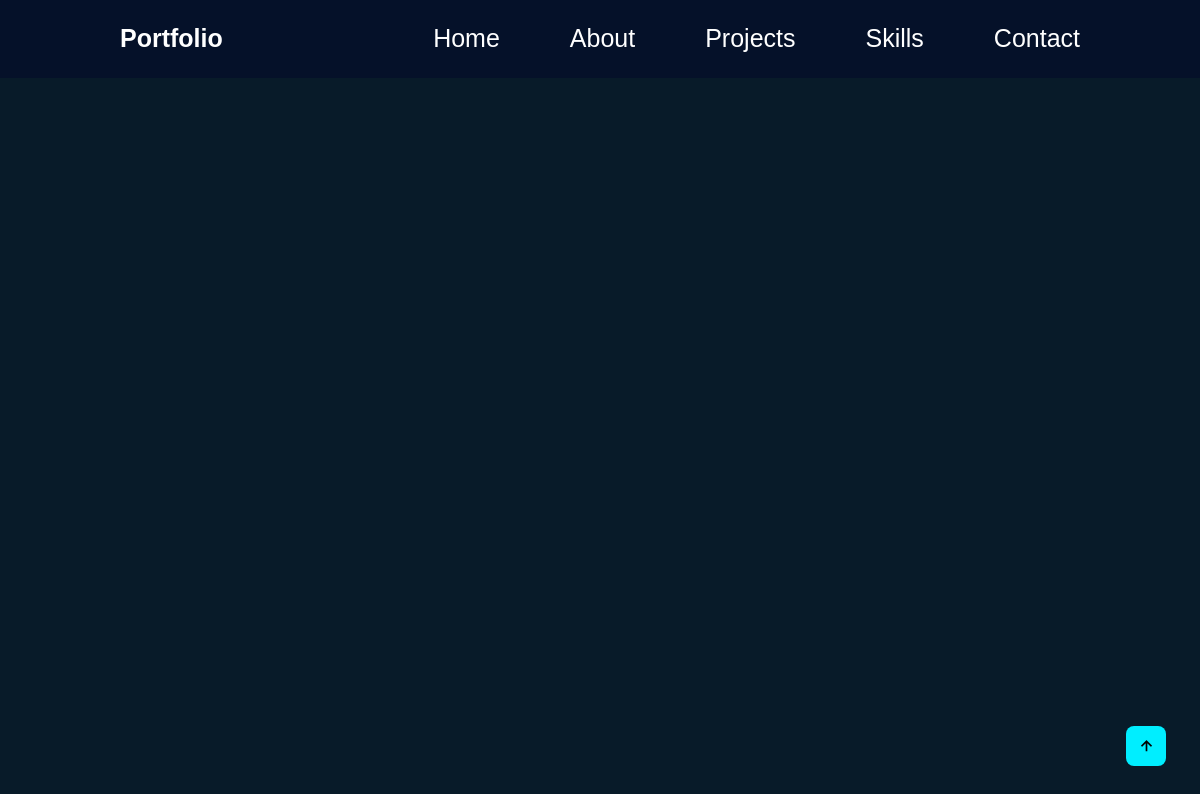
Page /about/ on the earlier database version.
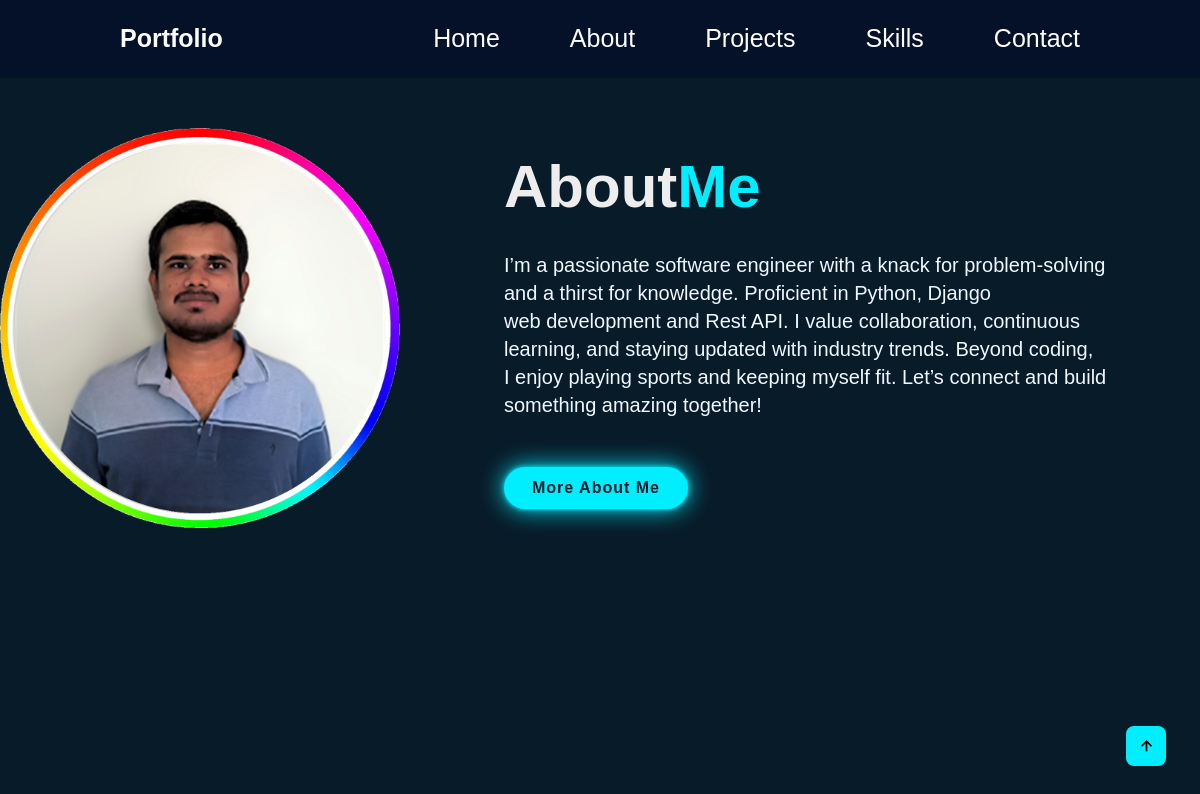
Same page on the later database version.
### portfolio/models.py (models this page shows, shortened)
class Index(models.Model):
    msg_id=models.AutoField(primary_key=True)
    name=models.CharField(max_length=50)
    about1=models.TextField(default="")
    about=models.TextField(default="")
    link1 = models.CharField(max_length=100)
    link2 = models.URLField(blank=True, null=True)
    link3 = models.URLField(blank=True, null=True)
    link4 = models.URLField(blank=True, null=True)
    resume = models.FileField(upload_to='media/pdf/', blank=True, null=True)
    image=models.ImageField(upload_to="img/", default="")

### portfolio/views.py (the view)
# urls.py: path("about/", views.about, name='about'),
def about(request):
    Indexs=Index.objects.all()
    params={'Index':Indexs}
    return render(request, 'about.html',params)

### portfolio/template/about.html (shortened to what this page needs)
{% extends "base.html" %}
{% block body %}
{% load static %}
<section class="about" id="about">
    {% for i in Index %}
    <div class="about_img">
        <img src="{% if i.image %}{% static i.image.url %}{% endif %}" class="img" alt="">
    </div>
    <div class="about-text">
        <h2>About<span>Me</span></h2>
        <pre>{{ i.about }}</pre>
            <a href="/services" class="btn-box">More About Me</a>
    </div>
    {% endfor %}
</section>
{% endblock body %}

Differences in the rows shown:
added Index: image (picture), about "I’m a passionate software engineer with a knack for problem-solving and a thirst for knowledge. Proficient in Python, Django web development and Rest API. I value collaboration, continuous learning, and staying updated with industry trends. Beyond coding, I enjoy playing sports and keeping myself fit. Let’s connect and build something amazing together!"
